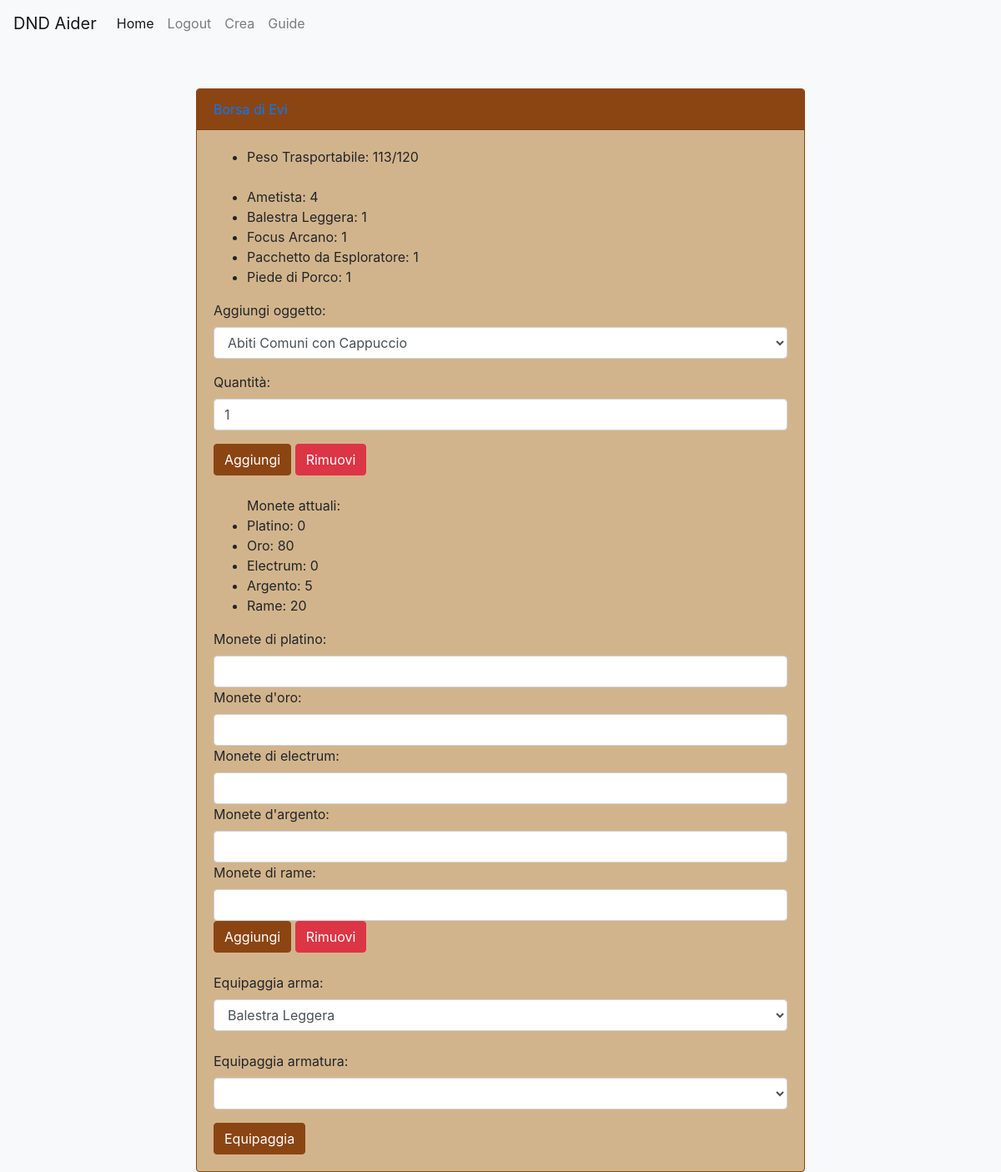
Screenshot of /borsa.php?ID=24 (signed in) with the database file from the repository.
### tables this page shows
CREATE TABLE `borsa` (
  `ID_Borsa` int(11) NOT NULL,
  `Peso_Trasportabile` int(11) NOT NULL,
  `Monete_Rame` int(11) NOT NULL,
  `Monete_Argento` int(11) NOT NULL,
  `Monete_Electrum` int(11) NOT NULL,
  `Monete_Oro` int(11) NOT NULL,
  `Monete_Platino` int(11) NOT NULL
);

CREATE TABLE `contiene` (
  `ID_Borsa` int(11) NOT NULL,
  `Nome_Oggetto` varchar(30) NOT NULL,
  `Quantita` int(11) NOT NULL
);

### database.php (called while the page is built, shortened)
<?php
class DatabaseHelper{
    public $db;
    public function __construct($servername, $username, $password, $dbname, $port){
        $this->db = new mysqli($servername, $username, $password, $dbname, $port);
    }
public function getWeaponsFromInventory($IDborsa){
    $query="SELECT contiene.Nome_Oggetto FROM contiene LEFT JOIN oggetto ON contiene.Nome_Oggetto=oggetto.Nome WHERE contiene.ID_Borsa=? AND Tipologia LIKE 'Arma %'";
    $stmt = $this->db->prepare($query);
    $stmt->bind_param("i", $IDborsa);
    $stmt->execute();
    $result = $stmt->get_result();
    $weapons=array();
    while ($row = $result->fetch_assoc()){
        $weapons[]=$row;
    }
    return $weapons;
}
    public function getBagID($ID){
        $query="SELECT ID_Borsa FROM personaggio WHERE ID_Personaggio=?";
        $stmt=$this->db->prepare($query);
        $stmt->bind_param("i", $ID);
        $stmt->execute();
        $result = $stmt->get_result();
        $row = $result->fetch_assoc();
        return $row["ID_Borsa"];
    }
    public function getCurrentWeight($idborsa){
        $query="SELECT SUM(oggetto.Peso * contiene.Quantita) AS Prodotto FROM contiene JOIN oggetto ON contiene.Nome_Oggetto=oggetto.Nome WHERE contiene.ID_Borsa=?";
        $stmt=$this->db->prepare($query);
        $stmt->bind_param("i", $idborsa);
        $stmt->execute();
        $result = $stmt->get_result();
        $row = $result->fetch_assoc();
        return $row["Prodotto"];
    }
    public function getBagInfo($IDborsa){
        $query="SELECT * FROM borsa WHERE ID_Borsa=?";
        $stmt=$this->db->prepare($query);
        $stmt->bind_param("i", $IDborsa);
        $stmt->execute();
        $result = $stmt->get_result();
        $info = array();
        while($row = $result->fetch_assoc()){
            $info[] = $row;
        }
        return $info;
    }
    public function getCharacterItems($ID) {
        $stmt = $this->db->prepare("SELECT * FROM Contiene WHERE ID_Borsa = ?");
        $stmt->bind_param("i", $ID);
        $stmt->execute();
        $result = $stmt->get_result();
        $items = array();
        while($row = $result->fetch_assoc()){
            $items[] = $row;
        }
        return $items;
    }
    public function getAllItems() {
        $stmt = $this->db->prepare("SELECT Nome FROM oggetto");
        $stmt->execute();
        $result = $stmt->get_result();
        $obj = array();
        while ($row = $result->fetch_assoc()) {
            $obj[] = $row;
        }
        return $obj;
    }
}
?>

### bootstrap.php (called while the page is built, shortened)
<?php
    require_once("database.php");
    $dbh = new DatabaseHelper("localhost", "root", "", "dnd_character_manager", 3306);
?>

### borsa.php (the view, shortened to what this page needs)
<?php
require_once("bootstrap.php");
if (!isset($_GET["ID"])){
      echo "devi aver selezionato un personaggio per visualizzare questa pagina";
      die();
  } else { $IDpersonaggio = $_GET["ID"];}
$IDborsa = $dbh->getBagID($IDpersonaggio);
$borsa=$dbh->getBagInfo($IDborsa);
$platino=$borsa[0]["Monete_Platino"];
$oro=$borsa[0]["Monete_Oro"];
$electrum=$borsa[0]["Monete_Electrum"];
$argento=$borsa[0]["Monete_Argento"];
$rame=$borsa[0]["Monete_Rame"];
$pesotrasportato=$dbh->getCurrentWeight($IDborsa);
$nomepersonaggio=$dbh->getName($IDpersonaggio);
$items = $dbh->getCharacterItems($IDborsa);
$allItems = $dbh->getAllItems();
$allWeapons=$dbh->getWeaponsFromInventory($IDborsa);
?>
<!DOCTYPE html>
<html lang="en">
<head>
    <link rel="stylesheet" href="https://stackpath.bootstrapcdn.com/bootstrap/4.5.0/css/bootstrap.min.css">
</head>
<body>
<header><nav class="navbar navbar-expand-lg navbar-light bg-light">
  <a class="navbar-brand" href="#">DND Aider</a>
  <div class="collapse navbar-collapse" id="navbarSupportedContent">
    <ul class="navbar-nav mr-auto">
      <li class="nav-item active">
        <a class="nav-link" href="index.php">Home <span class="sr-only">(current)</span></a>
      </li>
      <?php
      if (isset($_SESSION["ID"])){
      ?>
       <li class="nav-item">
        <a class="nav-link" href="logout.php">Logout</a>
      </li>
      <?php
      }else{
      ?>
      <li class="nav-item">
        <a class="nav-link" href="login.php">Login</a>
      </li>
      <?php
    }
    ?>
      <li class="nav-item">
        <a class="nav-link" href="create.php">Crea</a>
      </li>
      <li class="nav-item">
        <a class="nav-link" href="guide.php">Guide</a>
      </li>
    </ul>
  </div>
</nav></header>
<div class="container">
    <div class="row justify-content-center">
        <div class="col-md-8">
            <div class="card">
                <div class="card-header"><a href="characterSheet.php?ID=<?php echo $IDpersonaggio;?>">Borsa di <?php echo $nomepersonaggio;?></a></div>
                <div class="card-body">
                    <ul>
                      <?php
                        $pesotrasportabile=$borsa[0]["Peso_Trasportabile"]-$pesotrasportato;
                        echo "<li>Peso Trasportabile: ".$pesotrasportabile."/".$borsa[0]["Peso_Trasportabile"]."</li>";
                        echo "<br>";
                      foreach($items as $item){
                          echo "<li>" .htmlentities($item["Nome_Oggetto"]). ": " .htmlentities($item["Quantita"]). "</li>";
                      }
                      ?>
                    </ul>
                    <form method="POST">
                      <div class="form-group">
                        <label for="item">Aggiungi oggetto:</label>
                        <select id="item" name="item" class="form-control">
                          <?php
                            foreach ($allItems as $obj) {
                              echo '<option value="' . htmlentities($obj["Nome"]) . '">' . htmlentities($obj["Nome"]) . '</option>';
                            }
                          ?>
                        </select>
                      </div>
                      <div class="form-group">
                        <label for="quantity">Quantità:</label>
                        <input type="number" id="quantity" name="quantity" class="form-control" min="1" value="1">
                      </div>
                      <button type="submit" name="add_item" class="btn btn-primary">Aggiungi</button>
                      <button type="submit" name="remove_item" class="btn btn-danger">Rimuovi</button>
                    </form>
                    <br>
                    <form method="POST">
                      <ul>Monete attuali:
                      <?php
                      echo "<li>Platino: ".$platino."</li>";
                      echo "<li>Oro: ".$oro."</li>";
                      echo "<li>Electrum: ".$electrum."</li>";
                      echo "<li>Argento: ".$argento."</li>";
                      echo "<li>Rame: ".$rame."</li>";
                      ?>
                      </ul>
                      <label for="platinum">Monete di platino:</label><br>
                      <input type="number" id="platinum" name="platinum" class="form-control" min="1">
                      <label for="gold">Monete d'oro:</label><br>
                      <input type="number" id="gold" name="gold" class="form-control" min="1">
                      <label for="electrum">Monete di electrum:</label><br>
                      <input type="number" id="electrum" name="electrum" class="form-control" min="1">
                      <label for="silver">Monete d'argento:</label><br>
                      <input type="number" id="silver" name="silver" class="form-control" min="1">
                      <label for="copper">Monete di rame:</label><br>
                      <input type="number" id="copper" name="copper" class="form-control" min="1">
                      <button type="submit" name="add_money" class="btn btn-primary">Aggiungi</button>
                      <button type="submit" name="remove_money" class="btn btn-danger">Rimuovi</button>
                    </form>
                    <br>
                    <form method="GET" action="equipment.php">
                    <div class="form-group">
                    <label for="weapon">Equipaggia arma:</label>
                    <select id="weapon" name="weapon" class="form-control">
                          <?php
                            foreach ($allWeapons as $obj) {
                              echo '<option value="' . htmlentities($obj["Nome_Oggetto"]) . '">' . htmlentities($obj["Nome_Oggetto"]) . '</option>';
                            }
                          ?>
                        </select>
                    <br>
                    <label for="armor">Equipaggia armatura:</label>
                    <select id="armor" name="armor" class="form-control">
                        </select>
                          </div>
                      <button type="submit" name="equip_all" class="btn btn-primary">Equipaggia</button>
                    </form>
                </div>
            </div>
        </div>
    </div>
</div>
</body>
</html>

### borsa.php (style rules this page uses)
body { background-color: #f8f9fa; }
.card { margin-top: 50px; background-color: #d2b48c; border: 1px solid #8b4513; }
.card-header { background-color: #8b4513; color: #fff; }
.btn-primary { background-color: #8b4513; border: 1px solid #8b4513; }

### rows the page displays
borsa: Peso_Trasportabile "120", Monete_Platino "0", Monete_Oro "80", Monete_Electrum "0", Monete_Argento "5", Monete_Rame "20"
contiene: Nome_Oggetto "Ametista", Quantita "4"
contiene: Nome_Oggetto "Balestra Leggera", Quantita "1"
contiene: Nome_Oggetto "Focus Arcano", Quantita "1"
contiene: Nome_Oggetto "Pacchetto da Esploratore", Quantita "1"
contiene: Nome_Oggetto "Piede di Porco", Quantita "1"

### other values shown
$pesotrasportabile "113"
form field item "Abiti Comuni con Cappuccio"
form field weapon "Balestra Leggera"
